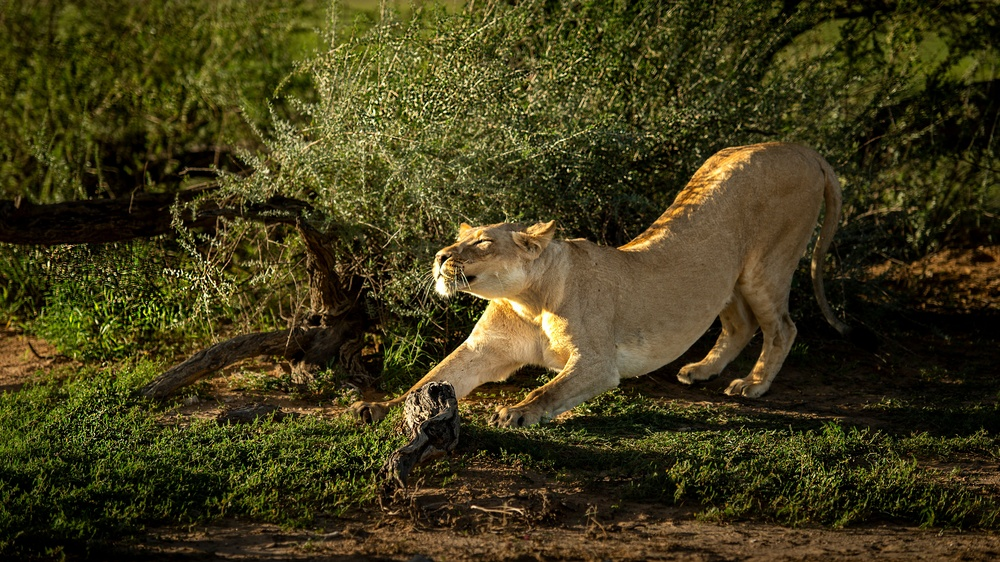
#> input picture data/input/normal/normal_01.jpg, 1000 x 562 px, shrunk from 3840 x 2160 before the run; its folder holds only this picture in this run
$ python image_type_experiment.py
#> lines starting #> are read from the running program, lines starting #| are printed output that depends on the picture
#> in run_experiment, image is the input picture: shape (562, 1000, 3); mean B, G, R 25.8, 58.8, 64.9
from pathlib import Path
import cv2
import numpy as np


def create_image_types(image):
    """
    Create noisy, low-contrast and high-contrast images.

    Parameters:
        image:
            Input BGR image.

    Returns:
        Three processed BGR images.
    """

    # Step 1: Create noisy image
    noise = np.random.normal(
        0,
        25,
        image.shape
    )

    noisy = np.clip(
        image.astype(np.float32) + noise,
        0,
        255
    ).astype(np.uint8)
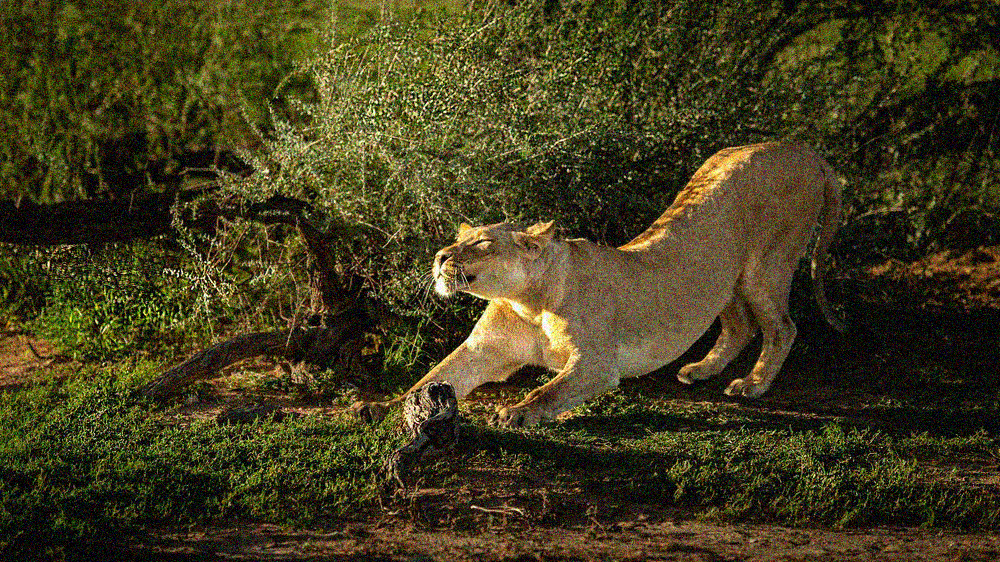
#> noisy: shape (562, 1000, 3); mean B, G, R 30.2, 60.2, 66.1

    # Step 2: Create low-contrast image
    low_contrast = cv2.convertScaleAbs(
        image,
        alpha=0.5,
        beta=60
    )
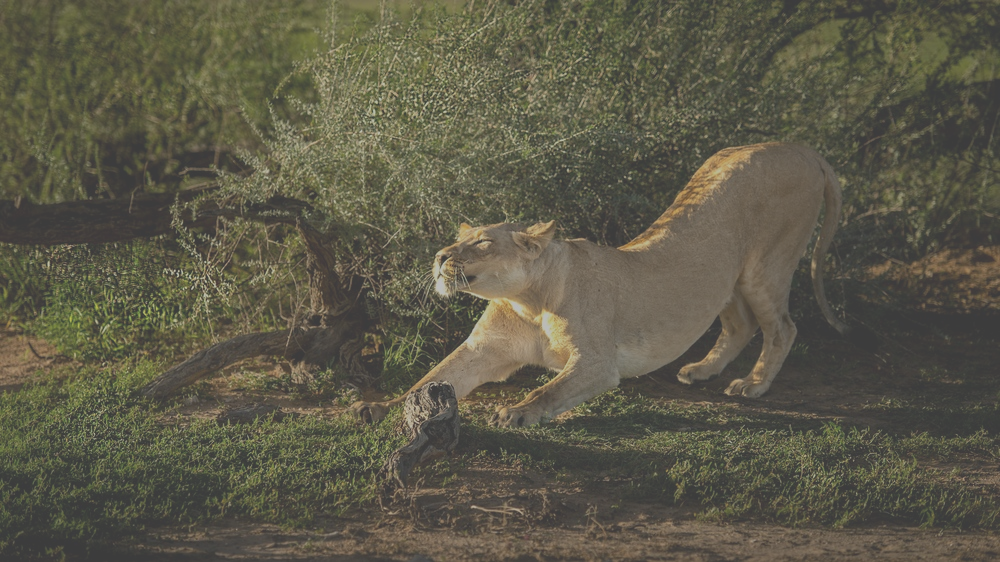
#> low_contrast: shape (562, 1000, 3); mean B, G, R 72.9, 89.4, 92.5

    # Step 3: Create high-contrast image
    high_contrast = cv2.convertScaleAbs(
        image,
        alpha=1.8,
        beta=0
    )
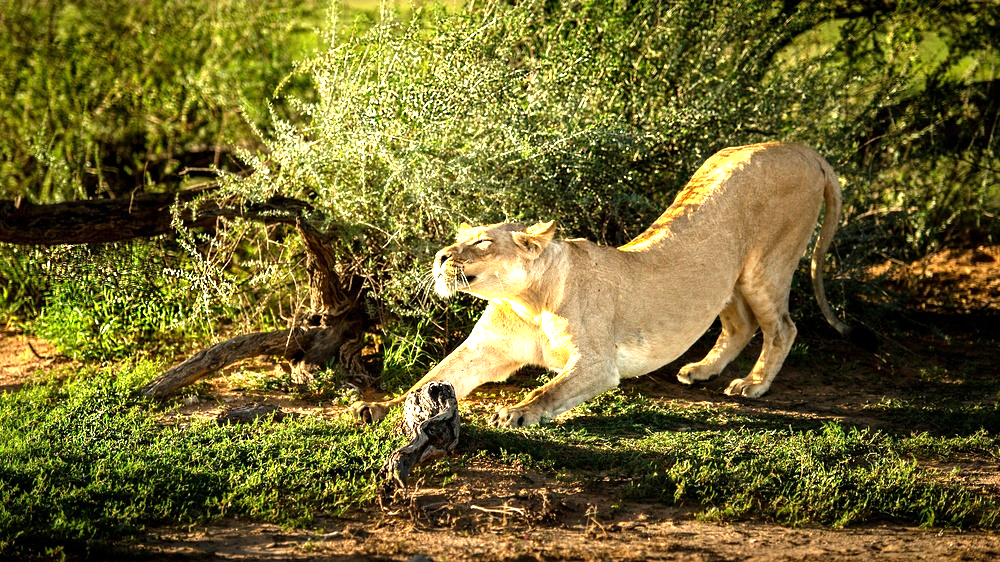
#> high_contrast: shape (562, 1000, 3); mean B, G, R 46.1, 102.9, 111.7

    return noisy, low_contrast, high_contrast


def run_experiment():
    """Read a BGR image and create different image types."""

    project_folder = Path(__file__).resolve().parents[2]
    normal_folder = project_folder / "data/input/normal"

    # Find the first image in the normal folder
    image_files = [
        file
        for file in normal_folder.iterdir()
        if file.suffix.lower() in (".png", ".jpg", ".jpeg")
    ]

    if not image_files:
        print("No image found in:", normal_folder)
        return

    input_path = image_files[0]

    # cv2.imread reads the image in BGR format
    image = cv2.imread(
        str(input_path),
        cv2.IMREAD_COLOR
    )

    if image is None:
        print("Cannot read image:", input_path)
        return

    noisy, low_contrast, high_contrast = (
        create_image_types(image)
    )

    image_name = input_path.stem

    output_paths = {
        "noisy":
            project_folder
            / f"data/input/noisy/{image_name}_noisy.png",

        "low_contrast":
            project_folder
            / (
                "data/input/low_contrast/"
                f"{image_name}_low_contrast.png"
            ),

        "high_contrast":
            project_folder
            / (
                "data/input/high_contrast/"
                f"{image_name}_high_contrast.png"
            )
    }

    cv2.imwrite(
        str(output_paths["noisy"]),
        noisy
    )

    cv2.imwrite(
        str(output_paths["low_contrast"]),
        low_contrast
    )

    cv2.imwrite(
        str(output_paths["high_contrast"]),
        high_contrast
    )

    print("Created noisy image")
    print("Created low-contrast image")
    print("Created high-contrast image")


if __name__ == "__main__":
    run_experiment()
